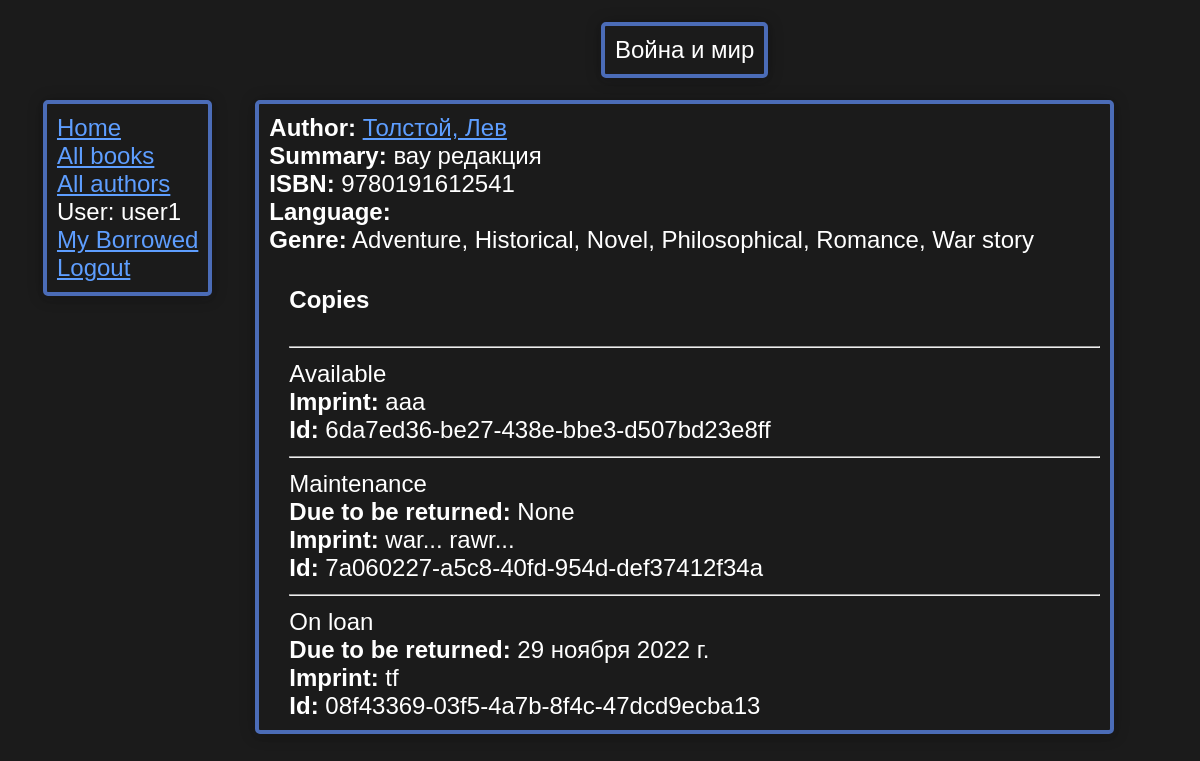
The page /catalog/book/1 (signed in) on the database its author committed.
### catalog/models.py (models this page shows, shortened)
class Book(models.Model):
    title = models.CharField(max_length=200)
    author = models.ForeignKey('Author', on_delete=models.SET_NULL, null=True)
    summary = models.TextField(max_length=1000, help_text='Enter a brief description of the book', null=True)
    isbn = models.CharField('ISBN', max_length=13, unique=True,
                            help_text='13 Character <a href="https://www.isbn-international.org/content/what-isbn">ISBN number</a>')
    genre = models.ManyToManyField(Genre, help_text='Select a genre for this book')
    class Meta:
        ordering = ['id']
        permissions = (("can_mark_returned", "Set book as returned"),)
    def display_genre(self):
        """Create a string for the Genre. This is required to display genre in Admin."""
        return ', '.join(genre.name for genre in self.genre.all()[:3])
    display_genre.short_description = 'Genre'

class Author(models.Model):
    first_name = models.CharField(max_length=100)
    last_name = models.CharField(max_length=100)
    date_of_birth = models.DateField(null=True, blank=True)
    date_of_death = models.DateField('Died', null=True, blank=True)
    class Meta:
        ordering = ['last_name']
    def __str__(self):
        return f'{self.last_name}, {self.first_name}'

class Genre(models.Model):
    name = models.CharField(max_length=200, help_text='Enter a book genre (e.g. Science Fiction)')
    class Meta:
        ordering = ['name']
    def __str__(self):
        return self.name

class BookInstance(models.Model):
    id = models.UUIDField(primary_key=True, default=uuid.uuid4, help_text='Unique ID for this particular book across whole library')
    book = models.ForeignKey('Book', on_delete=models.RESTRICT, null=True)
    lang = models.ForeignKey('Language', on_delete=models.PROTECT, null=True)
    imprint = models.CharField(max_length=200)
    due_back = models.DateField(null=True, blank=True)
    borrower = models.ForeignKey(User, on_delete=models.SET_NULL, null=True, blank=True)
    LOAN_STATUS = (
        ('m', 'Maintenance'),
        ('o', 'On loan'),
        ('a', 'Available'),
        ('r', 'Reserved'),
    )
    status = models.CharField(
        max_length=1,
        choices=LOAN_STATUS,
        blank=True,
        default='m',
        help_text='Book availability',
    )
    def display_title(self):
        """Create a string for the Genre. This is required to display genre in Admin."""
        return self.book.title
    display_title.short_description = 'Title'
    class Meta:
        ordering = ['due_back']

### catalog/views.py (the view)
# urls.py: path('book/<int:pk>', views.BookDetailView.as_view(), name='book-detail'),
class BookDetailView(generic.DetailView):
    model = Book

### catalog/templates/catalog/book_detail.html (shortened to what this page needs)
{% extends "base_generic.html" %}
{% block title %}
    {% load static %}
{% endblock %}
{% block content %}
<div class="content-head"><p>{{ book.title }}</p></div>
<div class="content-main">
    <p><strong>Author:</strong> <a href="">{{ book.author }}</a></p>
    <p><strong>Summary:</strong> {{ book.summary }}</p>
    <p><strong>ISBN:</strong> {{ book.isbn }}</p>
    <p><strong>Language:</strong> {{ book.language }}</p>
    <p><strong>Genre:</strong> {{ book.genre.all|join:", " }}</p>
    <div style="margin-left:20px;margin-top:20px">
        <h4>Copies</h4>
        {% for copy in book.bookinstance_set.all %}
            <hr>
            <p class="{% if copy.status == 'a' %}text-success{% elif copy.status == 'm' %}text-danger{% else %}text-warning{% endif %}">
                {{ copy.get_status_display }}
            </p>
            {% if copy.status != 'a' %}
                <p><strong>Due to be returned:</strong> {{ copy.due_back }}</p>
            {% endif %}
            <p><strong>Imprint:</strong> {{ copy.imprint }}</p>
            <p class="text-muted"><strong>Id:</strong> {{ copy.id }}</p>
        {% endfor %}
    </div>
</div>
{% endblock %}

### catalog/templates/base_generic.html (shortened to what this page needs)
<!DOCTYPE html>
<html lang="en">
<head>
    {% block title %}
        {% load static %}
    {% endblock %}
    <link rel="stylesheet" href="{% static 'css/styles.css' %}">
</head>
<body>
<div class="container-fluid">
    {% block sidebar %}
        <div class="main-menu">
            <li><a href="{% url 'index' %}">Home</a></li>
            <li><a href="{% url 'books' %}">All books</a></li>
            <li><a href="">All authors</a></li>
            {% if user.is_authenticated %}
                <li>User: {{ user.get_username }}</li>
                <li><a href="{% url 'my-borrowed' %}">My Borrowed</a></li>
                <li><a href="{% url 'logout' %}?next={{ request.path }}">Logout</a></li>
            {% else %}
                <li><a href="{% url 'login' %}?next={{ request.path }}">Login</a></li>
            {% endif %}
        </div>
    {% endblock %}
    {% block content %}{% endblock %}
</div>
</body>
</html>

### catalog/static/css/styles.css (style rules this page uses)
html, body { margin: 0; font: 24px sans-serif; }
body { background: #1b1b1b; color: white; }
.container-fluid { display: grid; padding: 10px; grid-column-gap: 10px; grid-row-gap: 10px; grid-template-columns: auto; grid-template-rows: 80px auto; grid-template-areas: "topl header topr" "mainl main mainr" "botl bottom botr" ; }
.main-menu, .content-head, .content-main, .pagination { box-shadow: 0 1px .625rem 0 hsla(210, 7%, 0%, .26), 0 .125rem .25rem 0 hsla(210, 7%, 22%, .08); border-radius: 5px; padding: 10px; margin: 0; margin-block-start: 0; margin-block-end: 0; border: solid 4px #4b6cb7; color: white; outline-color: white; background: #1b1b1b; }
.main-menu { grid-area: mainl; justify-self: center; align-self: start; min-width: 115px; min-height: 70px; list-style: none; }
.content-head { justify-self: center; align-self: center; grid-area: header; display: flex; justify-content: center; align-content: center; align-items: stretch; }
.content-main { grid-area: main; text-align: start; }
a:-webkit-any-link { color: #5e9eff; cursor: pointer; }
p { padding: 0; margin: 0; }

### rows shown on the page
Book: title "Война и мир", author "Толстой, Лев", summary "вау редакция", isbn "9780191612541", genre.all "Adventure, Historical, Novel, Philosophical, Romance, War story"
BookInstance: status "Available", imprint "aaa", id "6da7ed36-be27-438e-bbe3-d507bd23e8ff"
BookInstance: status "Maintenance", due_back "None", imprint "war... rawr...", id "7a060227-a5c8-40fd-954d-def37412f34a"
BookInstance: status "On loan", due_back "29 ноября 2022 г.", imprint "tf", id "08f43369-03f5-4a7b-8f4c-47dcd9ecba13"

### other values the page prints
{{ user.get_username }} "user1"
